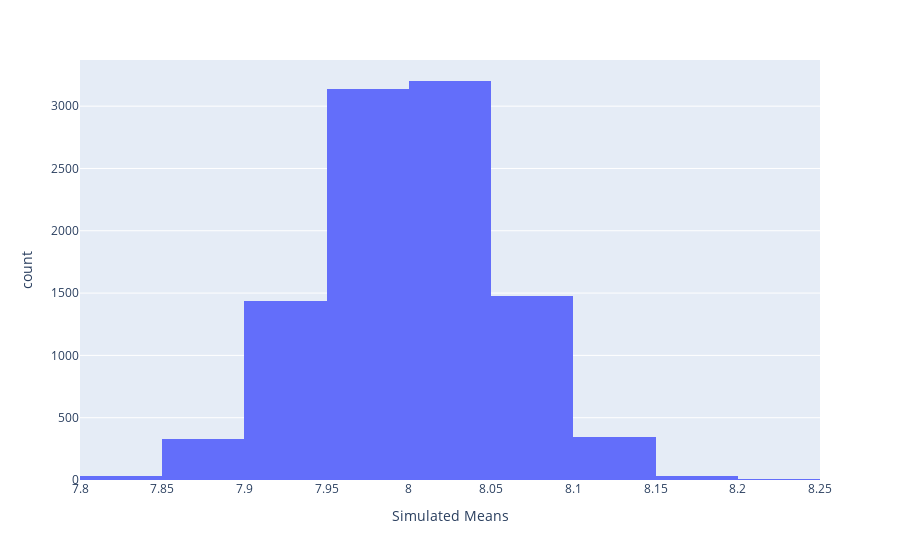

Notebook code cell kept with this figure:
### Code cell
# (simulated) sampling distribution of x-bar under the null hypothesis
fig = px.histogram(pd.DataFrame({'Simulated Means': simulated_means}), x='Simulated Means', nbins=15)
fig.show()

### Figure 1 — Plotly figure (JSON) as saved in the notebook; plotly's stock layout.template omitted (floating-point values rounded to 4 significant figures; data arrays with more than 128 entries replaced by an {"elided": "..."} marker saying what was removed)
{"data": [{"alignmentgroup": "True", "bingroup": "x", "hovertemplate": "Simulated Means=%{x}<br>count=%{y}<extra></extra>", "legendgroup": "", "marker": {"color": "#636efa", "pattern": {"shape": ""}}, "name": "", "nbinsx": 15, "offsetgroup": "", "orientation": "v", "showlegend": false, "type": "histogram", "x": {"elided": "10000 float values"}, "xaxis": "x", "yaxis": "y"}], "layout": {"barmode": "relative", "legend": {"tracegroupgap": 0}, "margin": {"t": 60}, "xaxis": {"anchor": "y", "domain": [0, 1], "title": {"text": "Simulated Means"}}, "yaxis": {"anchor": "x", "domain": [0, 1], "title": {"text": "count"}}}}
